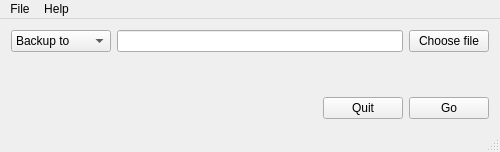
<?xml version="1.0" encoding="UTF-8"?>
<ui version="4.0">
 <class>MainWindow</class>
 <widget class="QMainWindow" name="MainWindow">
  <property name="geometry">
   <rect>
    <x>0</x>
    <y>0</y>
    <width>500</width>
    <height>152</height>
   </rect>
  </property>
  <property name="windowTitle">
   <string>Sherpa</string>
  </property>
  <widget class="QWidget" name="centralWidget">
   <layout class="QVBoxLayout" name="verticalLayout">
    <item>
     <layout class="QHBoxLayout" name="horizontalLayout">
      <item>
       <widget class="QComboBox" name="comboBox">
        <property name="sizePolicy">
         <sizepolicy hsizetype="Minimum" vsizetype="Fixed">
          <horstretch>0</horstretch>
          <verstretch>0</verstretch>
         </sizepolicy>
        </property>
        <item>
         <property name="text">
          <string>Backup to</string>
         </property>
        </item>
        <item>
         <property name="text">
          <string>Restore from</string>
         </property>
        </item>
       </widget>
      </item>
      <item>
       <widget class="QLineEdit" name="lineEdit">
        <property name="text">
         <string/>
        </property>
        <property name="readOnly">
         <bool>true</bool>
        </property>
        <property name="placeholderText">
         <string/>
        </property>
       </widget>
      </item>
      <item>
       <widget class="QPushButton" name="fileBtn">
        <property name="text">
         <string>Choose file</string>
        </property>
       </widget>
      </item>
     </layout>
    </item>
    <item>
     <spacer name="verticalSpacer">
      <property name="orientation">
       <enum>Qt::Vertical</enum>
      </property>
      <property name="sizeHint" stdset="0">
       <size>
        <width>20</width>
        <height>8</height>
       </size>
      </property>
     </spacer>
    </item>
    <item>
     <layout class="QHBoxLayout" name="horizontalLayout_2">
      <item>
       <spacer name="horizontalSpacer">
        <property name="orientation">
         <enum>Qt::Horizontal</enum>
        </property>
        <property name="sizeHint" stdset="0">
         <size>
          <width>40</width>
          <height>20</height>
         </size>
        </property>
       </spacer>
      </item>
      <item>
       <widget class="QPushButton" name="quitBtn">
        <property name="text">
         <string>Quit</string>
        </property>
       </widget>
      </item>
      <item>
       <widget class="QPushButton" name="goBtn">
        <property name="text">
         <string>Go</string>
        </property>
       </widget>
      </item>
     </layout>
    </item>
   </layout>
  </widget>
  <widget class="QMenuBar" name="menuBar">
   <property name="geometry">
    <rect>
     <x>0</x>
     <y>0</y>
     <width>500</width>
     <height>22</height>
    </rect>
   </property>
   <widget class="QMenu" name="menuHelp">
    <property name="title">
     <string>Help</string>
    </property>
    <addaction name="actionAbout"/>
   </widget>
   <widget class="QMenu" name="menuFile">
    <property name="title">
     <string>File</string>
    </property>
    <addaction name="actionQuit"/>
   </widget>
   <addaction name="menuFile"/>
   <addaction name="menuHelp"/>
  </widget>
  <widget class="QStatusBar" name="statusBar"/>
  <action name="actionAbout">
   <property name="text">
    <string>About</string>
   </property>
  </action>
  <action name="actionQuit">
   <property name="text">
    <string>Quit</string>
   </property>
  </action>
 </widget>
 <layoutdefault spacing="6" margin="11"/>
 <resources/>
 <connections/>
</ui>
